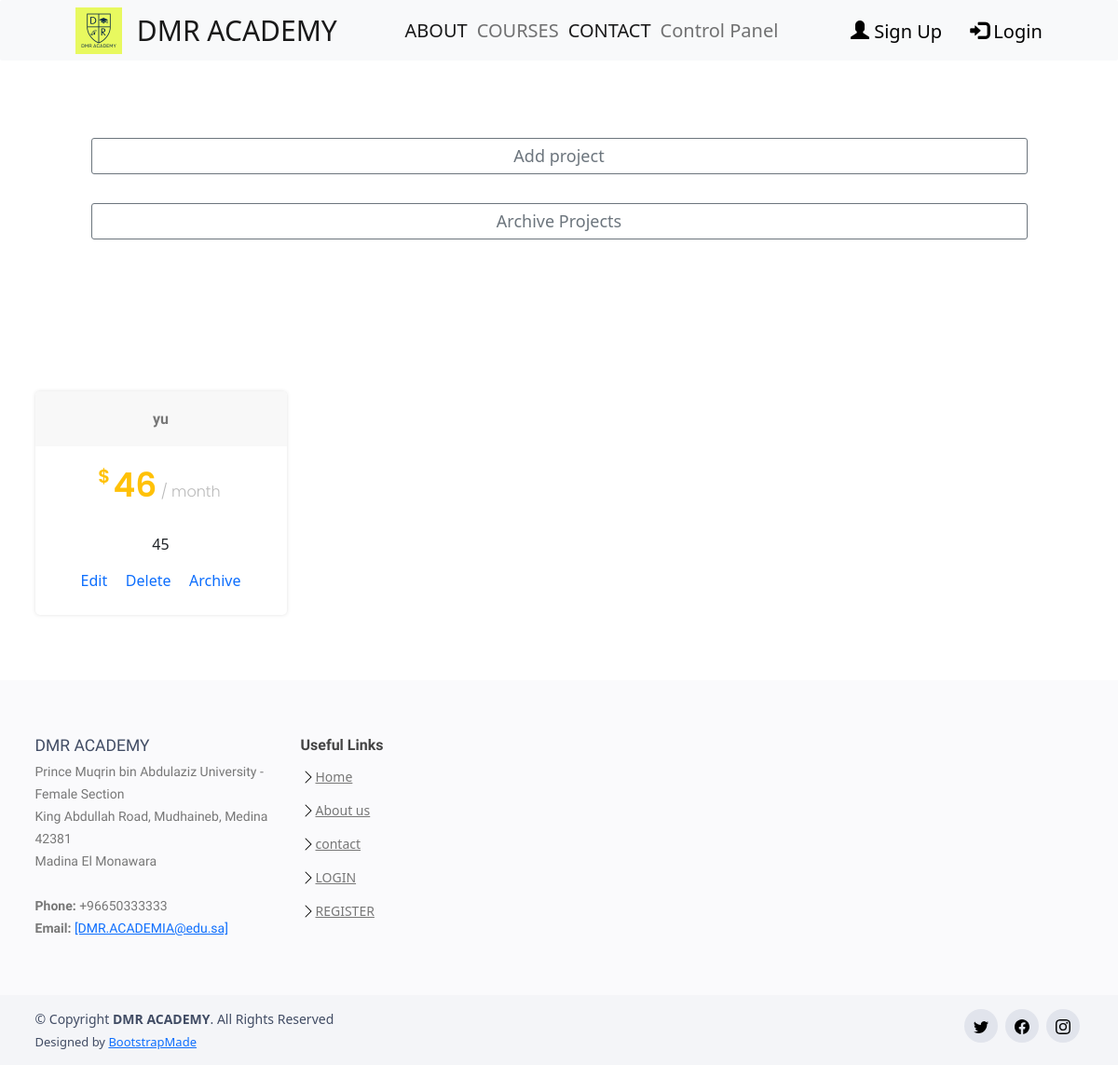
Page /controlpanel on the earlier database version.
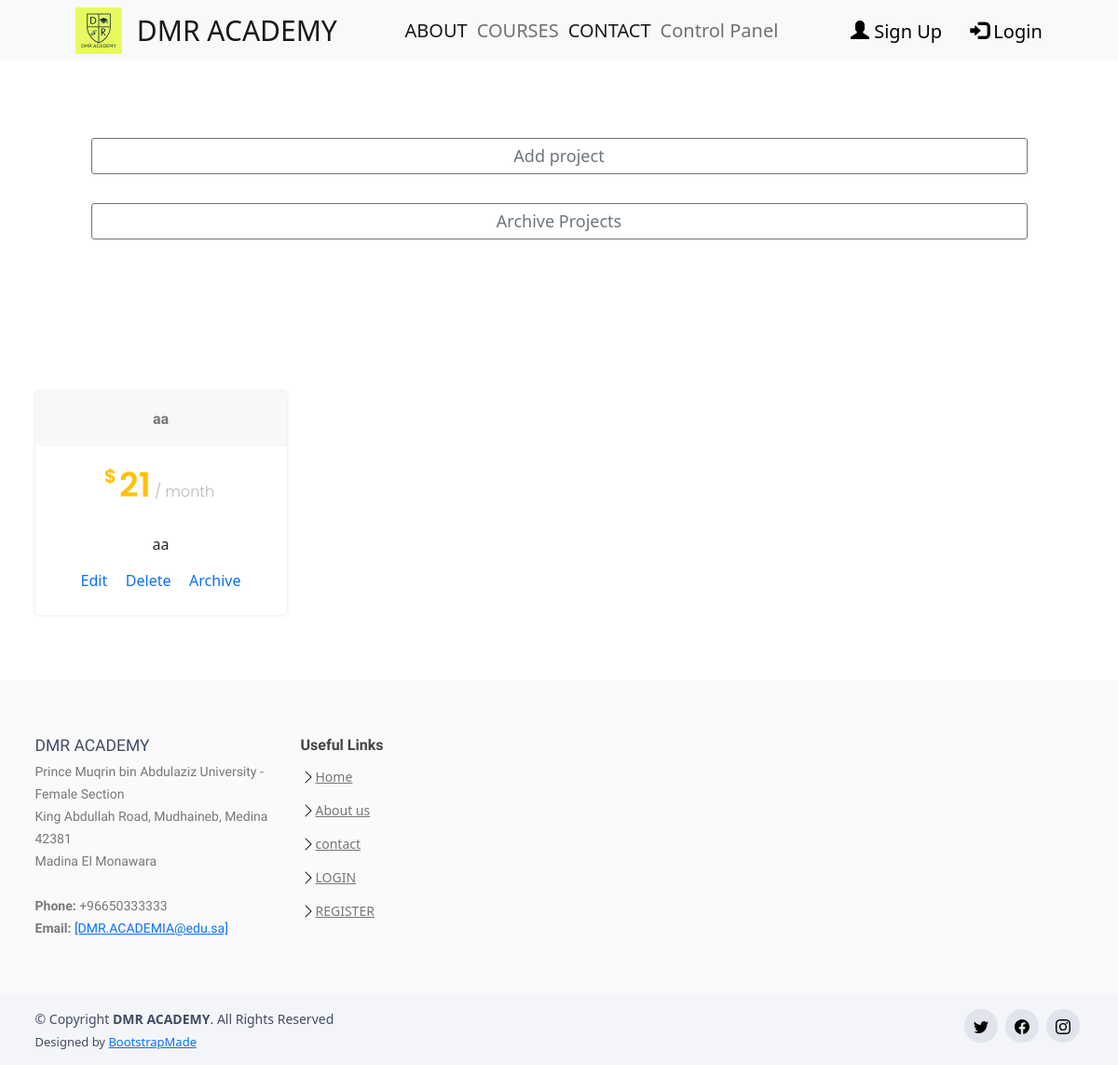
Same page on the later database version.
### project/models.py (models this page shows, shortened)
class courses(models.Model):
    title = models.CharField(max_length=150)
    price = models.IntegerField()
    body = models.CharField(max_length=250)
    archive= models.BooleanField(default=False)

### project/views.py (the view)
# urls.py: path('controlpanel', views.controlpanel, name="controlpanel"),
def controlpanel(request):
    form= courses.objects.all().filter(archive=False)
    return render(request, 'control_panel/control_project.html',{'form':form})

### project/templates/control_panel/control_project.html (shortened to what this page needs)
<!DOCTYPE html>
{% extends 'project/nevbar.html' %}
{% block contact %}
{% load static %}
<html lang="en">
  <head>
  <link  href="{% static 'project/css/bootstrap.min.css' %}" rel="stylesheet">
   <link  href="{% static 'project/css/bootstrap-icons.css' %}" rel="stylesheet">
   <link  href="{% static 'project/css/boxicons.min.css' %}" rel="stylesheet">
   <link  href="{% static 'project/css/glightbox.min.css' %}" rel="stylesheet">
   <link  href="{% static 'project/css/swiper-bundle.min.css' %}" rel="stylesheet">
   <link  href="{% static 'project/css/style.css' %}" rel="stylesheet">
<link href="/docs/5.0/dist/css/bootstrap.min.css" rel="stylesheet">
  </head>
  <body>
  <div class="container">
<div class="jumbotron" style="background:  #ffffff
 ;color:white ;  margin-top: 100px;" >
  <p class="lead" style="text-align: center">
        <a href="{% url 'createproject' %}" class="btn btn-outline-secondary btn-lg btn-block" style="font-size: large;">Add project</a>
</p>
<hr class="my-4"style="text-align:center">
<p class="lead" style="text-align: center">
        <a href="{% url 'allarchive' %}" class="btn btn-outline-secondary btn-lg btn-block" style="font-size: large;">Archive Projects</a>
</p>
</div>
 </div>
    <section id="pricing" class="pricing">
      <div class="container">
          <div class="row">
        <br>
        {% for i in form %}
         <div class="col-lg-3 col-md-6 mt-4 mt-lg-0 py-3">
            <div class="box">
              <h3>{{i.title}}</h3>
              <h4><sup>$</sup>{{i.price}}<span> / month</span></h4>
              <div class="card" style="border: none;">
                <div class="card-body">
                  <p class="card-text" style="font-size: medium;">{{ i.body }}</p>
                </div>
              </div>
              <div>
                <a href="{% url 'editproject' i.id %}" class="btn btn-link" style="font-size: medium;text-decoration: none;">Edit</a>
                <a href="{% url 'deleteproject' i.id %}" class="btn btn-link" style="font-size: medium;text-decoration: none;">Delete</a>
                <a href="{% url 'archiveproject' i.id %}" class="btn btn-link" style="font-size: medium;text-decoration: none;">Archive</a>
              </div>
  </div>
  {% endfor %}
      </div>
            </div>
</section>
  </body>
</html>
{% endblock contact %}

Differences in the rows shown:
removed courses: title "yu", price "46", body "45"
added courses: title "aa", price "21", body "aa"
